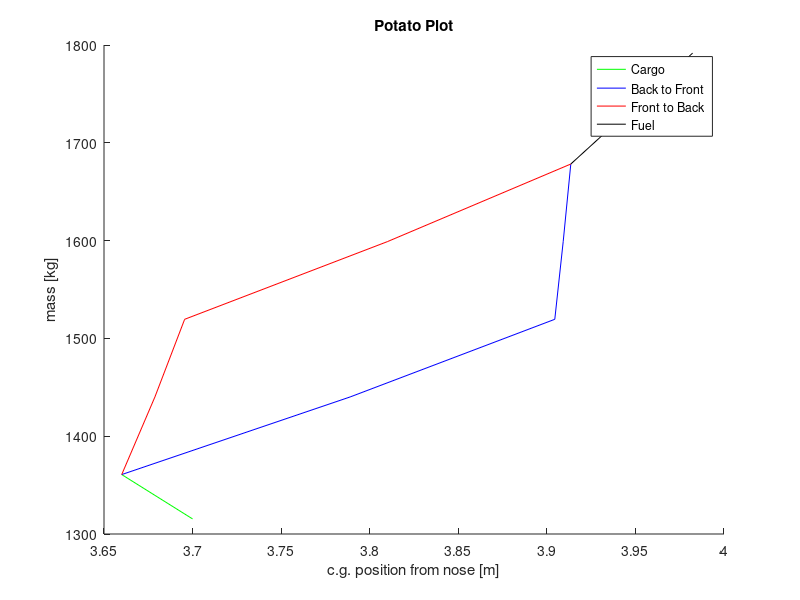

This figure's MATLAB source:
%%POTATO PLOT
lbs_to_kg = 0.45359237;
mass_pax=175;                    %lbs                       INPUT (fixed)
mass_pax = mass_pax*lbs_to_kg;

mass_bags=25;                    %lbs                       INPUT (fixed)
mass_bags = mass_bags * lbs_to_kg;

mass_fuel=250;                   %lbs                       INPUT
mass_fuel = mass_fuel * lbs_to_kg;

W_OEW=2900;                      %lbs                       INPUT   
W_OEW = W_OEW * lbs_to_kg;
    
cg_OEW=3.7;                     %c.g. Position@OEW          INPUT 

seat_pilot=2 ;                  %c.g. Position Pilot        INPUT 
seat_row1=4  ;                  %c.g. Position Row 1        INPUT 
seat_row2=6  ;                  %c.g. Position Row 2        INPUT 
location_cargo=2.5;             %c.g. Position Baggage      INPUT
location_fuel=5;                %c.g. Position Fuel         INPUT

%cargo
W_OEW_cargo=W_OEW+4*mass_bags;
cg_OEW_cargo=((cg_OEW*W_OEW)+(location_cargo*4*mass_bags))/(W_OEW_cargo);

line([cg_OEW,cg_OEW_cargo],[W_OEW,W_OEW_cargo],'Color','green');

%back to front
W_OEW_1pax=1*mass_pax+W_OEW_cargo;
W_OEW_2pax=2*mass_pax+W_OEW_cargo;
W_OEW_3pax=3*mass_pax+W_OEW_cargo;
W_OEW_4pax=4*mass_pax+W_OEW_cargo;

cg_btf_1=((cg_OEW_cargo*W_OEW_cargo)+(seat_row2*mass_pax))/(W_OEW_1pax);
cg_btf_2=((cg_btf_1*W_OEW_1pax)+(seat_row2*mass_pax))/(W_OEW_2pax);
cg_btf_3=((cg_btf_2*W_OEW_2pax)+(seat_row1*mass_pax))/(W_OEW_3pax);
cg_btf_4=((cg_btf_3*W_OEW_3pax)+(seat_row1*mass_pax))/(W_OEW_4pax);

line([cg_OEW_cargo,cg_btf_1,cg_btf_2,cg_btf_3,cg_btf_4],[W_OEW_cargo,W_OEW_1pax,W_OEW_2pax,W_OEW_3pax,W_OEW_4pax],'Color','blue');

%front to back
cg_ftb_1=((cg_OEW_cargo*W_OEW_cargo)+(seat_row1*mass_pax))/(W_OEW_1pax);
cg_ftb_2=((cg_ftb_1*W_OEW_1pax)+(seat_row1*mass_pax))/(W_OEW_2pax);
cg_ftb_3=((cg_ftb_2*W_OEW_2pax)+(seat_row2*mass_pax))/(W_OEW_3pax);
cg_ftb_4=((cg_ftb_3*W_OEW_3pax)+(seat_row2*mass_pax))/(W_OEW_4pax);

line([cg_OEW_cargo,cg_ftb_1,cg_ftb_2,cg_ftb_3,cg_ftb_4],[W_OEW_cargo,W_OEW_1pax,W_OEW_2pax,W_OEW_3pax,W_OEW_4pax],'Color','red');

%include fuel

cg_nofuel=cg_btf_4;
cg_fuel=((cg_nofuel*W_OEW_4pax)+(location_fuel*mass_fuel))/(mass_fuel+W_OEW_4pax);

line([cg_nofuel,cg_fuel],[W_OEW_4pax, W_OEW_4pax+mass_fuel],'Color','black');

title('Potato Plot')
ylabel('mass [kg]')
xlabel('c.g. position from nose [m]')
legend('Cargo','Back to Front','Front to Back','Fuel')

cg_max=max([cg_OEW,cg_OEW_cargo,cg_OEW_cargo,cg_btf_1,cg_btf_2,cg_btf_3,cg_btf_4,cg_OEW_cargo,cg_btf_1,cg_btf_2,cg_btf_3,cg_btf_4,cg_fuel])
cg_min=min([cg_OEW,cg_OEW_cargo,cg_OEW_cargo,cg_btf_1,cg_btf_2,cg_btf_3,cg_btf_4,cg_OEW_cargo,cg_btf_1,cg_btf_2,cg_btf_3,cg_btf_4,cg_fuel])

%%SCISSOR PLOT